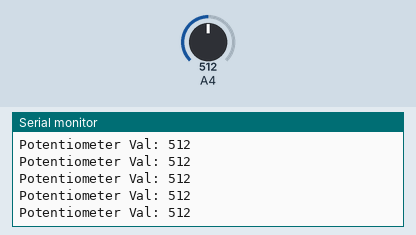
Simulated run of this sketch. Board: Arduino Mega 2560, built with avr-gcc and run on an emulated ATmega2560. Parts: the last lines printed to the serial monitor. The test bench sets the inputs (shaded band); at power-on: A4 = 512.

Above: at 1.2 s.
1.3 s: A4 set to 716
At 1.56 s:
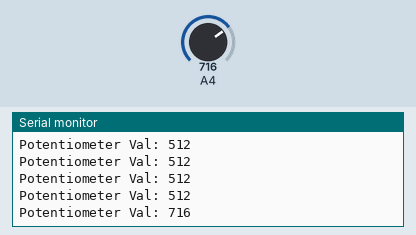
2.8 s: A4 set to 900
At 2.96 s:
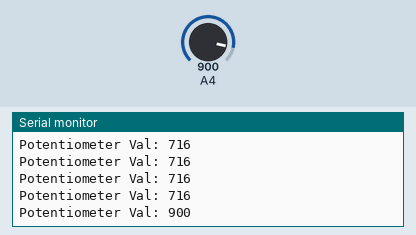
Timing chart, 0 to 5.8 s (numbered marks = the images above; inputs shaded):
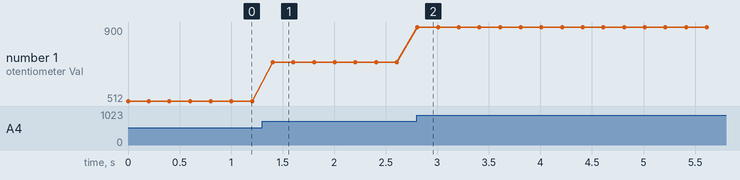

Measured:
- after the input at 1.3 s, the serial monitor: prints a new line after 0.10 s (image 1)
- after the input at 2.8 s, the serial monitor: prints a new line at once (image 2)
- plotted number 1: 512 → 716 after the input at 1.3 s, 716 → 900 after the input at 2.8 s

The sketch:

7_12_Potentiometer.ino
```cpp
/*
 * Filename   : 7_12_Potentiometer
 * Function   : read Potentiometer value
 * Compiling IDE: ARDUINO 2.3.4
 * Author: https://www.keyestudio.com/
*/
const int Pot_Pin = 36;   //set Potentiometer pin to GPIO36

void setup() {
  Serial.begin(9600);   //set baud rate to 9600
  pinMode(Pot_Pin, INPUT);    //set the pin to input
}

void loop() {
  int PotVal = analogRead(Pot_Pin);    //read Potentiometer analog signal
  Serial.print("Potentiometer Val: ");    //print Potentiometer Val:
  Serial.println(PotVal);    //show PotVal value
  delay(200);
}
```
